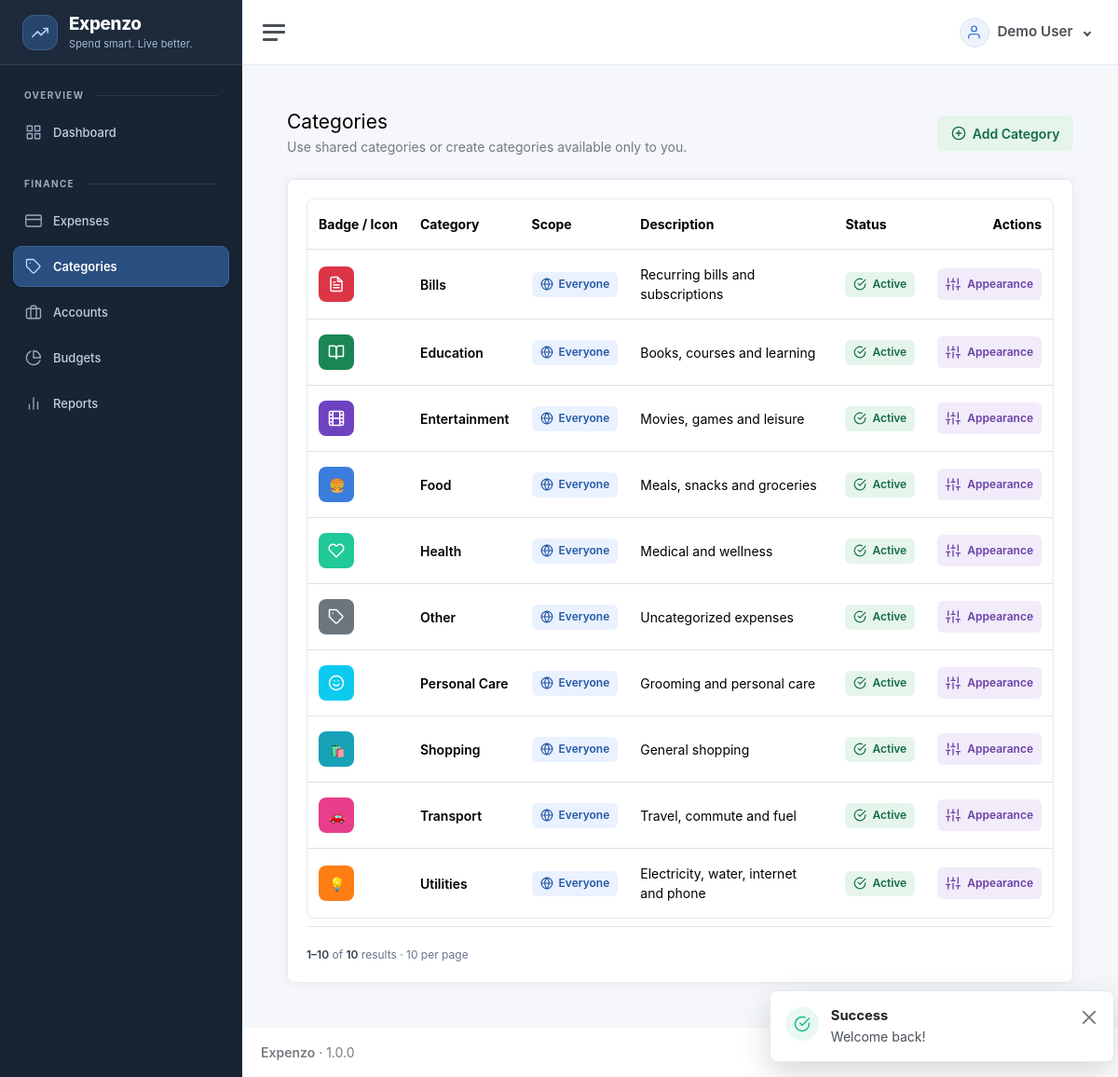
The page /categories (signed in) on the database its author committed.
### tables this page shows
CREATE TABLE users (
  id BIGINT UNSIGNED AUTO_INCREMENT PRIMARY KEY,
  name VARCHAR(120) NOT NULL,
  email VARCHAR(190) NOT NULL UNIQUE,
  password_hash VARCHAR(255) NOT NULL,
  status ENUM('active','inactive') NOT NULL DEFAULT 'active',
  created_at DATETIME NOT NULL DEFAULT CURRENT_TIMESTAMP,
  updated_at DATETIME NOT NULL DEFAULT CURRENT_TIMESTAMP ON UPDATE CURRENT_TIMESTAMP,
  INDEX idx_users_status(status)
);

CREATE TABLE user_category_settings (
  id BIGINT UNSIGNED AUTO_INCREMENT PRIMARY KEY,
  user_id BIGINT UNSIGNED NOT NULL,
  category_id BIGINT UNSIGNED NOT NULL,
  badge VARCHAR(16) NULL,
  icon VARCHAR(80) NULL,
  color VARCHAR(20) NULL,
  created_at DATETIME NOT NULL DEFAULT CURRENT_TIMESTAMP,
  updated_at DATETIME NOT NULL DEFAULT CURRENT_TIMESTAMP ON UPDATE CURRENT_TIMESTAMP,
  UNIQUE KEY uq_user_category(user_id, category_id),
  FOREIGN KEY(user_id) REFERENCES users(id) ON DELETE CASCADE,
  FOREIGN KEY(category_id) REFERENCES categories(id) ON DELETE CASCADE
);

CREATE TABLE categories (
  id BIGINT UNSIGNED AUTO_INCREMENT PRIMARY KEY,
  name VARCHAR(120) NOT NULL,
  description TEXT NULL,
  icon VARCHAR(80) NOT NULL DEFAULT 'tag',
  color VARCHAR(20) NOT NULL DEFAULT '#3b7ddd',
  status ENUM('active','inactive') NOT NULL DEFAULT 'active',
  owner_id BIGINT UNSIGNED NULL,
  owner_scope BIGINT UNSIGNED GENERATED ALWAYS AS (COALESCE(owner_id,0)) STORED,
  created_by BIGINT UNSIGNED NULL,
  created_at DATETIME NOT NULL DEFAULT CURRENT_TIMESTAMP,
  updated_at DATETIME NOT NULL DEFAULT CURRENT_TIMESTAMP ON UPDATE CURRENT_TIMESTAMP,
  UNIQUE KEY uq_categories_owner_name(owner_scope,name),
  INDEX idx_categories_status(status),
  INDEX idx_categories_owner_status(owner_id,status),
  FOREIGN KEY(owner_id) REFERENCES users(id) ON DELETE RESTRICT,
  FOREIGN KEY(created_by) REFERENCES users(id) ON DELETE SET NULL
);

### resources/views/categories/index.php (the view, shortened to what the rows shown need)
<?php
$module = 'categories';
require dirname(__DIR__).'/partials/page-header.php';
?>
<div class="card"><div class="card-body">
<div class="table-responsive" role="region" aria-label="Categories table" tabindex="0"><table class="table crud-table mb-0">
<thead><tr><th scope="col">Badge / Icon</th><th scope="col">Category</th><th scope="col">Scope</th><?php if ($showOwner): ?><th scope="col">Owner</th><?php endif; ?><th scope="col">Description</th><th scope="col">Status</th><th scope="col" class="text-end">Actions</th></tr></thead>
<tbody>
<?php foreach ($rows as $r): ?>
<tr>
<td><span class="category-badge" style="background-color:<?=e(preg_match('/^#[a-fA-F0-9]{6}$/D', $r['display_color'] ?? '') ? $r['display_color'] : '#3b7ddd')?>"><?php if (!empty($r['badge'])): ?><?=e($r['badge'])?><?php else: ?><i data-feather="<?=e($r['display_icon'] ?? 'tag')?>"></i><?php endif; ?></span></td>
<td class="fw-semibold"><?=e($r['name'])?></td>
<td><span class="status-badge status-badge--<?=$r['owner_id'] === null ? 'primary' : 'neutral'?>"><i data-feather="<?=$r['owner_id'] === null ? 'globe' : 'user'?>" aria-hidden="true"></i><?=$r['owner_id'] === null ? 'Everyone' : ((int)$r['owner_id'] === (int)auth_user()['id'] ? 'Only me' : 'Owner only')?></span></td>
<td class="table-description"><?=e($r['description'] ?? '')?></td>
<td><span class="status-badge status-badge--<?=in_array($r['status'], ['active', 'posted'], true) ? 'success' : 'neutral'?>"><i data-feather="<?=in_array($r['status'], ['active', 'posted'], true) ? 'check-circle' : 'pause-circle'?>" aria-hidden="true"></i><?=e(ucfirst($r['status']))?></span></td>
<td><?php
$rowId = $r['id']; $rowName = $r['name'];
$mayAppearance = can('categories.customize') && Authorization::categoryCustomizable(auth_user(), $r);
require dirname(__DIR__).'/partials/row-actions.php';
?></td>
</tr>
<?php endforeach; ?>
</tbody></table></div>
<?php $total = $data['total']; $page = $data['page']; $per = $data['per']; require dirname(__DIR__).'/partials/pagination.php'; ?>
</div></div>

### resources/views/partials/row-actions.php (shortened to what the rows shown need)
<div class="table-actions">
    <?php if ($module === 'categories' && ($mayAppearance ?? false)): ?><a class="action-button action-button--purple btn btn-sm btn-outline-secondary" href="<?=e(url('categories/'.$rowId.'/appearance'))?>"><i data-feather="sliders" aria-hidden="true"></i>Appearance<span class="visually-hidden"> for <?=e($rowName)?></span></a><?php endif; ?>
</div>

### app/Core/Router.php (shortened to what the rows shown need)
<?php
final class Router { private array $routes=[];
 private function add(string $method,string $path,string $handler):void{$this->routes[] = compact('method','path','handler');}
 public function dispatch(Request $request):void{foreach($this->routes as $r){if($r['method']!==$request->method())continue;$pattern=preg_replace('#\\{([a-zA-Z_][a-zA-Z0-9_]*)\\}#','(?P<$1>[^/]+)',str_replace('/','\/',$r['path']));if(preg_match('#^'.$pattern.'$#',$request->path(),$m)){[$class,$method]=explode('@',$r['handler']);$controller=new $class();$params=[];foreach($m as $k=>$v)if(!is_int($k))$params[]=$v; $controller->$method($request,...$params);return;}} Response::status(404); View::render('errors/404',[], 'app');}
}

### resources/views/layouts/app.php (shortened to what the rows shown need)
<?php
$sidebarPath = rtrim((new \App\Core\Request())->path(), '/') ?: '/';
$navigation = [
    'Overview' => ['dashboard' => ['Dashboard', 'grid', 'dashboard.view']],
    'Finance' => [
        'expenses' => ['Expenses', 'credit-card', 'expenses.view'],
        'categories' => ['Categories', 'tag', 'categories.view'],
        'accounts' => ['Accounts', 'briefcase', 'accounts.view'],
        'budgets' => ['Budgets', 'pie-chart', 'budgets.view'],
        'reports' => ['Reports', 'bar-chart-2', 'reports.view'],
    ],
    'Administration' => [
        'users' => ['Users', 'users', 'users.view'],
        'roles' => ['Roles & Permissions', 'shield', 'roles.view'],
        'audit-logs' => ['Audit Logs', 'activity', 'audit.view'],
        'settings' => ['Settings', 'settings', 'settings.view'],
    ],
];
$currentUser = auth_user() ?? [];
$currentUserName = $currentUser['name'] ?? 'User';
?>
<!doctype html>
<html lang="en">
<head>
    <link href="<?= asset('app.css') ?>" rel="stylesheet">
    <link href="<?= asset('crud.css') ?>" rel="stylesheet">
</head>
<body class="app-shell">
    <div class="wrapper">
        <nav id="sidebar" class="sidebar js-sidebar" aria-label="Main navigation">
            <div class="sidebar-content js-simplebar">
                <a aria-label="<?= e(APP_NAME) ?> home" class="sidebar-brand app-sidebar-brand" href="<?= e(url(landing_path())) ?>"><span class="sidebar-brand-mark"><i data-feather="trending-up" aria-hidden="true"></i></span><span class="align-middle brand-mini"><span><?= e(APP_NAME) ?></span><span class="sidebar-brand-tagline">Spend smart. Live better.</span></span></a>
                <ul class="sidebar-nav">
                    <?php foreach ($navigation as $group => $items):
                        $visible = array_filter($items, static fn(array $item): bool => can($item[2]));
                        if (!$visible)
                            continue;
                        ?>
                        <li class="sidebar-header"><?= e($group) ?></li>
                        <?php foreach ($visible as $section => [$label, $icon, $permission]):
                            $active = $sidebarPath === '/' . $section || str_starts_with($sidebarPath, '/' . $section . '/') || ($section === 'dashboard' && $sidebarPath === '/');
                            ?>
                            <li class="sidebar-item <?= $active ? 'active' : '' ?>"><a class="sidebar-link" aria-label="<?= e($label) ?>"
                                    href="<?= e(url($section)) ?>" <?= $active ? 'aria-current="page"' : '' ?>><i aria-hidden="true" class="align-middle" data-feather="<?= e($icon) ?>"></i><span
                                        class="align-middle"><?= e($label) ?></span></a></li>
                        <?php endforeach; endforeach; ?>
                </ul>
            </div>
        </nav>
        <div class="main">
            <nav class="navbar navbar-expand navbar-light navbar-bg">
                <a class="sidebar-toggle app-sidebar-toggle" role="button" tabindex="0" aria-label="Toggle navigation" aria-controls="sidebar" aria-expanded="true"><i
                        class="hamburger align-self-center"></i></a>
                <div class="navbar-collapse collapse">
                    <ul class="navbar-nav navbar-align">
                        <li class="nav-item dropdown">
                            <a class="nav-link user-menu-toggle dropdown-toggle" href="#" data-bs-toggle="dropdown"
                                aria-expanded="false">
                                <span class="user-menu-avatar"><i data-feather="user"></i></span>
                                <span class="user-menu-name"><?= e($currentUserName) ?></span>
                            </a>
                        </li>
                    </ul>
                </div>
            </nav>
            <main class="content">
                <div class="container-fluid p-0">
                    <?= $content ?>
                </div>
            </main>
            <footer class="footer">
                <div class="container-fluid">
                    <div class="row text-muted">
                        <div class="col-6 text-start">
                            <p class="mb-0"><strong><?= e(APP_NAME) ?></strong> &middot; <?= APP_VERSION ?></p>
                        </div>
                        <div class="col-6 text-end">All Rights Reserved &copy; <?= date('Y') ?></div>
                    </div>
                </div>
            </footer>
        </div>
    </div>
    <?php require dirname(__DIR__).'/partials/toasts.php'; ?>
</body>
</html>

### rows shown on the page
users: name "Demo User"
user_category_settings: category.name "Bills", category.description "Recurring bills and subscriptions", category.status "Active"
user_category_settings: category.name "Education", category.description "Books, courses and learning", category.status "Active"
user_category_settings: category.name "Entertainment", category.description "Movies, games and leisure", category.status "Active"
user_category_settings: badge "🍔", category.name "Food", category.description "Meals, snacks and groceries", category.status "Active"
user_category_settings: category.name "Health", category.description "Medical and wellness", category.status "Active"
user_category_settings: category.name "Other", category.description "Uncategorized expenses", category.status "Active"
user_category_settings: category.name "Personal Care", category.description "Grooming and personal care", category.status "Active"
user_category_settings: badge "🛍️", category.name "Shopping", category.description "General shopping", category.status "Active"
user_category_settings: badge "🚗", category.name "Transport", category.description "Travel, commute and fuel", category.status "Active"
user_category_settings: badge "💡", category.name "Utilities", category.description "Electricity, water, internet and phone", category.status "Active"

### other values the page prints
$group "OVERVIEW"
$label "Dashboard"
$group "FINANCE"
$label "Expenses"
$label "Categories"
$label "Accounts"
$label "Budgets"
$label "Reports"
$toast['label'] "Success"
$toast['message'] "Welcome back!"
